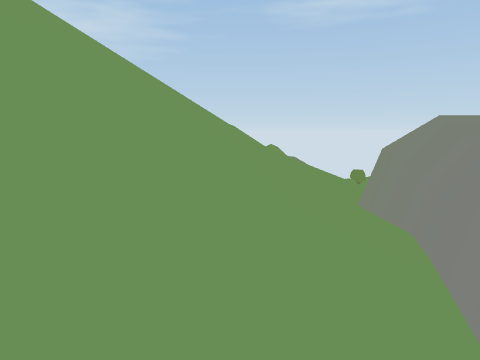
[1] (above)

16 first-person views from a walk through a 3-D level made in the Unity game engine. The camera is 1.4 m above the floor, tilts 8° down and sees 70° across. The floor is counted in squares, 1 m on a side. Each view is taken from the middle of a square. On the plan, view 1 faces up. The plan holds only what a view shows up to about 15 squares ahead; the rest is blank. The place goes on beyond the plan. Some animated figures are not drawn.

[2]
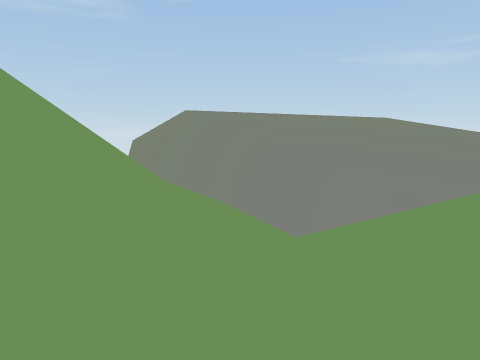

[3]
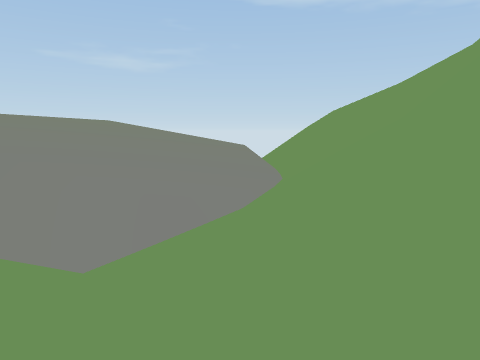

[4]
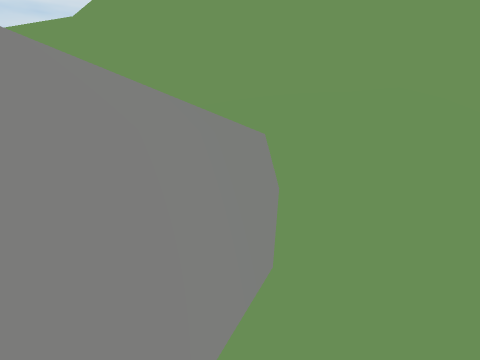

[5]
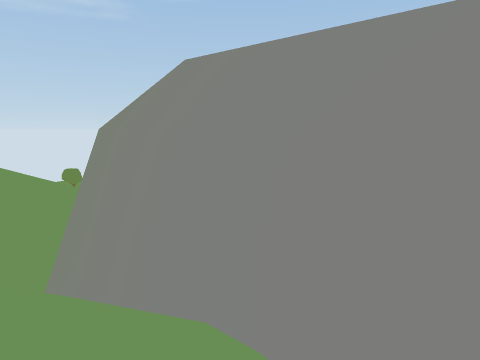

[6]
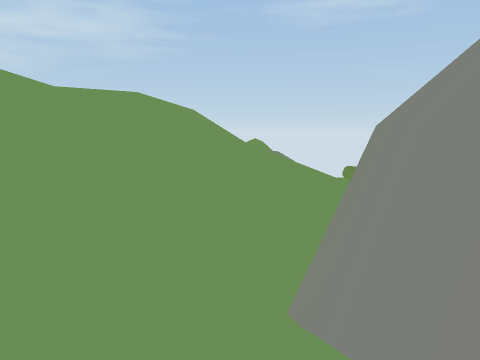

[7]
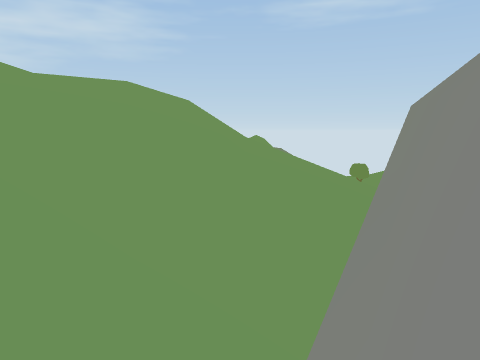

[8]
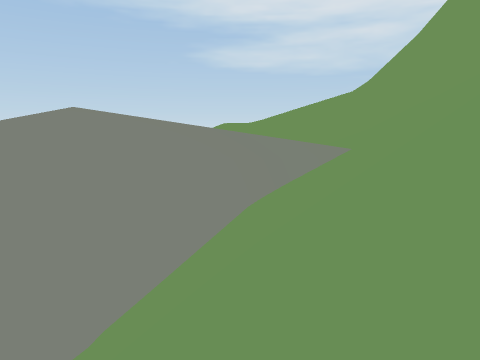

[9]
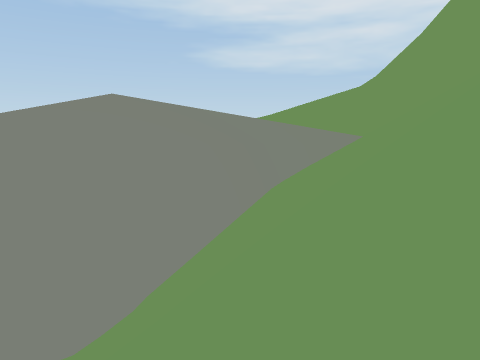

[10]
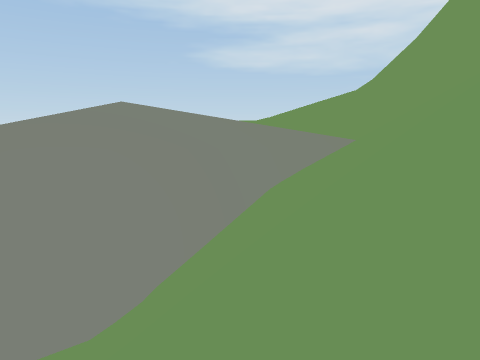

[11]
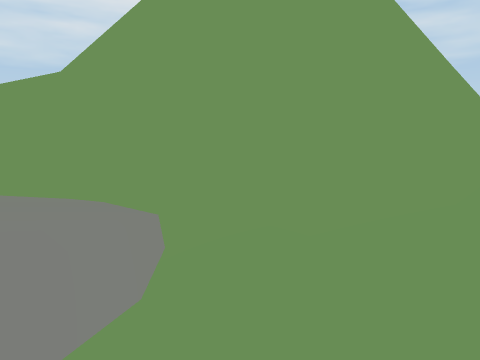

[12]
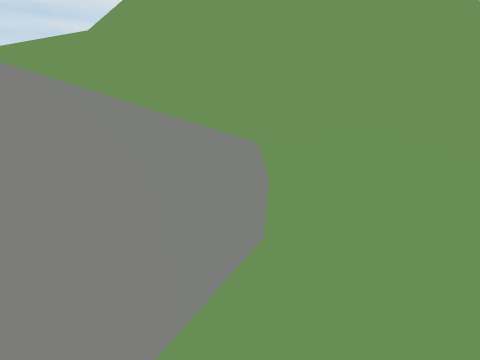

[13]
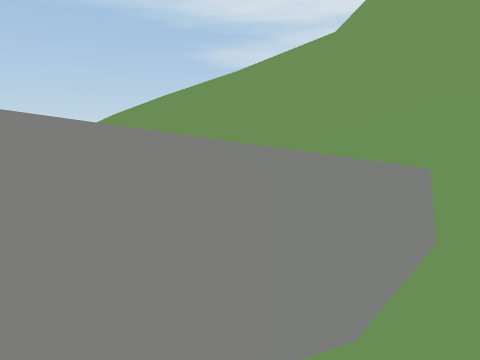

[14]
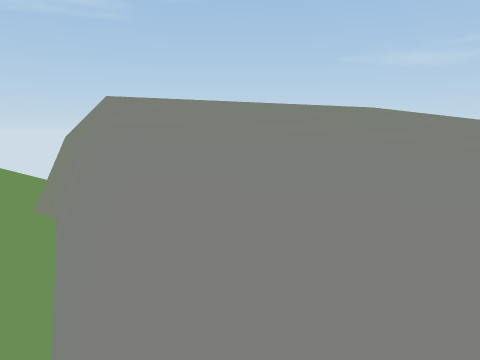

[15]
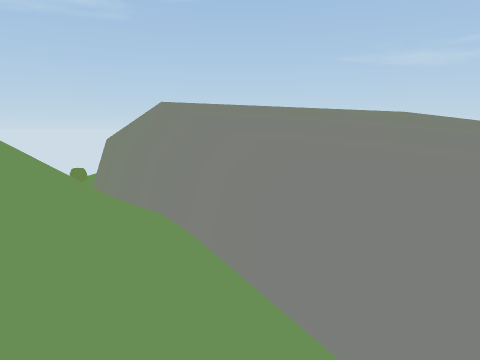

[16]
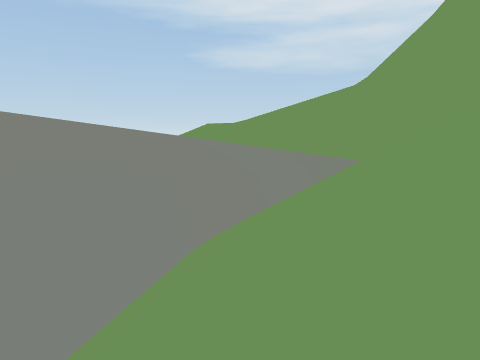

### Floor plan
Key: @ floor where view 1 was taken; # wall or solid block; . main floor; : floor 0.5 m higher than the main floor; - floor 0.5 m lower than the main floor; + floor 0.75 m higher than the main floor; _ floor 0.75 m lower than the main floor; * floor 1.25 m higher than the main floor; < floor 1.25 m lower than the main floor; % floor 1.5 m higher than the main floor; / step, stairs or slope; = window, fence, low wall or low ledge; ^ raised ledge; v drop or lower ground.
Columns run from 7 left of view 1 to 9 right of it. Each row starts with its distance up from view 1.
 30 / ////
 29  ///////////////
 28 ////////////////#
 27 ///////////////##
 26  //////////////##
 25  /////////////=##
 24  /////////////=##
 23  /////////////=##
 22  //////////////#
 21   /////////////#
 20   /////////////#
 19   ////////////=#
 18   ////////////##
 17      /////////##v
 16      /////////##v
 15      /////////# v
 14      /////////# %
 13     //////////#v*
 12     ///// #//##+*
 11     ////v=#//##++
 10      vvv==///# ++
  9   vvvv#^=////#+++
  8  vvvv#^=////##:++
  7   v=^^=/////# :::
  6    ^^=//////#..::
  5    ^=//////##....
  4   ^=///////#.....
  3   =////<///#.....
  2  =/////////---...
  1  //////////=----.
  0 ///////@/////_---
 -1 //////////////__-
 -2  ////////////////
 -3  /////==/////////
 -4  ////=^=/////////
 -5  ///=^^^#////////
 -6   =^^^^^^=///////
 -7  =^^    ^^=//////
 -8  ^^      ^^=/////
 -9              ///

Where each view was taken, in squares from view 1:
view 1: 0 up, 0 right, facing up
view 2: 1 down, 4 left, facing up-right
view 3: 0 up, 4 left, facing right
view 4: 8 up, 4 right, facing down
view 5: 10 up, 4 right, facing up-right
view 6: 11 up, 5 right, facing up
view 7: 15 up, 5 right, facing up
view 8: 27 up, 6 left, facing down-right
view 9: 29 up, 6 left, facing down-right
view 10: 30 up, 7 left, facing down-right
view 11: 12 up, 1 right, facing down
view 12: 10 up, 4 right, facing down
view 13: 7 up, 2 right, facing down-right
view 14: 1 up, 3 right, facing up-right
view 15: 2 up, 0 right, facing up-right
view 16: 21 up, 3 left, facing down-right
